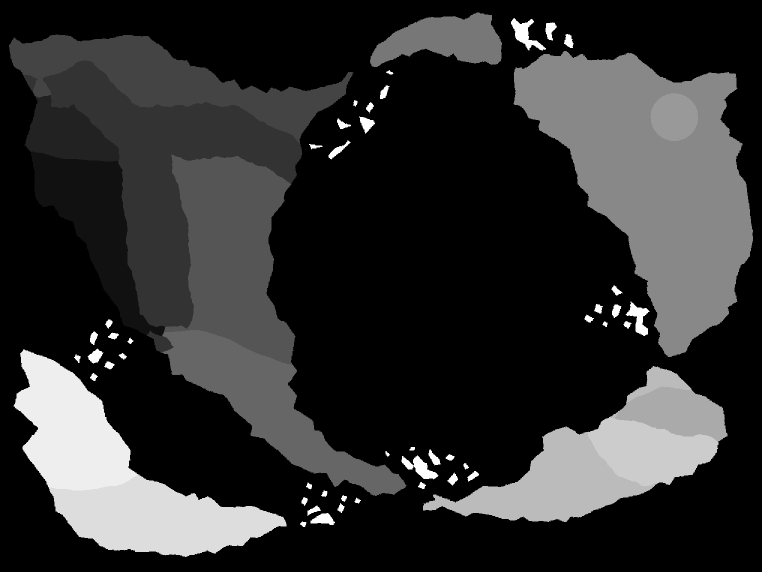
#> input picture Content/Data/WorldRegions.png, 1524 x 1143 px (shown at 1/2 size)
$ python -i texlib.py   (imports and definitions only)
#> lines starting #> are read from the running program, lines starting #| are printed output that depends on the picture; after the words box and inside, x2 and y2 are one past the last pixel; in counts of white or black regions, pixels touching at a corner belong together
"""Image helpers for the LA PLACE texture builder (numpy + Pillow only, no scipy / OpenCV).

Conventions used everywhere in Tools/textures:
- Images are float32 numpy arrays, shape (H, W) or (H, W, C), values 0..1. Colour is sRGB unless a name says `lin`.
- Row 0 is the top of the image; x runs right (U), y runs down (V as stored in the PNG / as Unreal samples it).
- Every filter that has a `periodic` flavour treats the image as a torus, so tiling textures stay seamless.
- Everything is deterministic: randomness always comes from an explicit numpy Generator.
"""
import numpy as np
from PIL import Image

# ----------------------------------------------------------------------------------------------- I/O


# [4 lines left out: function load, not called in this run]


def to_u8(a):
    return (np.clip(a, 0.0, 1.0) * 255.0 + 0.5).astype(np.uint8)


# [31 lines left out: functions save, resize, resize_periodic, not called in this run]


# ----------------------------------------------------------------------------------------------- colour


def srgb_to_lin(x):
    x = np.clip(x, 0.0, 1.0)
    return np.where(x <= 0.04045, x / 12.92, ((x + 0.055) / 1.055) ** 2.4).astype(np.float32)


def lin_to_srgb(x):
    x = np.clip(x, 0.0, 1.0)
    return np.where(x <= 0.0031308, x * 12.92, 1.055 * np.power(x, 1 / 2.4) - 0.055).astype(np.float32)


def luma(a):
    """Rec.709 weights (on whatever encoding `a` is in)."""
    return a[..., 0] * 0.2126 + a[..., 1] * 0.7152 + a[..., 2] * 0.0722


# [38 lines left out: functions rgb_to_hsv, saturate, match_mean_lin, contrast_lin, not called in this run]


# ----------------------------------------------------------------------------------------------- filters


def _gauss_rfft(shape, sigma):
    h, w = shape
    fy = np.fft.fftfreq(h)[:, None]
    fx = np.fft.rfftfreq(w)[None, :]
    return np.exp(-2.0 * (np.pi ** 2) * (sigma ** 2) * (fx * fx + fy * fy)).astype(np.float32)


def blur_periodic(a, sigma):
    if sigma <= 0:
        return a.copy()
    k = _gauss_rfft(a.shape[:2], sigma)
    if a.ndim == 2:
        return np.fft.irfft2(np.fft.rfft2(a) * k, s=a.shape).astype(np.float32)
    return np.stack([blur_periodic(a[..., c], sigma) for c in range(a.shape[2])], -1)


# [22 lines left out: functions blur, box_periodic, not called in this run]


def periodic_component(u):
    """Moisan (2011) periodic + smooth decomposition: returns the periodic component of u (per channel)."""
    if u.ndim == 3:
        return np.stack([periodic_component(u[..., c]) for c in range(u.shape[2])], -1)
    u = u.astype(np.float64)
    h, w = u.shape
    v = np.zeros_like(u)
    v[0, :] += u[-1, :] - u[0, :]
    v[-1, :] += u[0, :] - u[-1, :]
    v[:, 0] += u[:, -1] - u[:, 0]
    v[:, -1] += u[:, 0] - u[:, -1]
    q = np.arange(h)[:, None]
    r = np.arange(w)[None, :]
    den = 2 * np.cos(2 * np.pi * q / h) + 2 * np.cos(2 * np.pi * r / w) - 4
    den[0, 0] = 1.0
    s = np.fft.fft2(v) / den
    s[0, 0] = 0.0
    smooth = np.real(np.fft.ifft2(s))
    return (u - smooth).astype(np.float32)


# [78 lines left out: functions degrid, delight, flatten_lowfreq, replace_hue, not called in this run]


def highpass(a, sigma, periodic=True):
    bl = blur_periodic if periodic else blur
    return a - bl(a, sigma)


def normalize01(a, lo_pct=0.5, hi_pct=99.5):
    lo, hi = np.percentile(a, [lo_pct, hi_pct])
    return np.clip((a - lo) / max(hi - lo, 1e-6), 0.0, 1.0).astype(np.float32)


# [96 lines left out: functions seam_error, lowfreq_std, estimate_period, fbm_periodic, worley_periodic, not called in this run]


# ----------------------------------------------------------------------------------------------- quilting


def _min_cut_vertical(err, periodic=False):
    """err: (H, O) overlap error. Returns the x index per row of the minimal-error vertical path.
    periodic=True forces the path to end where it starts (so a cut across a wrap-around image stays continuous)."""
    h, o = err.shape

    def run(first):
        E = err.astype(np.float64).copy()
        E[0] = first
        back = np.zeros((h, o), np.int8)
        for y in range(1, h):
            prev = E[y - 1]
            left = np.concatenate([[np.inf], prev[:-1]])
            right = np.concatenate([prev[1:], [np.inf]])
            stack = np.stack([left, prev, right])
            k = np.argmin(stack, 0)
            E[y] += stack[k, np.arange(o)]
            back[y] = k - 1
        return E, back

    E, back = run(err[0].astype(np.float64))
    end = int(np.argmin(E[-1]))
    if periodic:
        first = np.full(o, np.inf)
        first[end] = float(err[0, end])
        E, back = run(first)
    path = np.zeros(h, np.int32)
    path[-1] = end
    for y in range(h - 1, 0, -1):
        path[y - 1] = path[y] + back[y, path[y]]
    return np.clip(path, 0, o - 1)


DIHEDRAL = [(0, False), (1, False), (2, False), (3, False), (0, True), (1, True), (2, True), (3, True)]
FLIPS_ONLY = [(0, False), (0, True), (2, False), (2, True)]      # keeps horizontal / vertical structure axes
HFLIP_ONLY = [(0, False), (0, True)]                             # keeps "up" (rows, strata lit from above)


# [130 lines left out: functions variants, quilt, not called in this run]


def _self_quilt_x(img, o, feather=1.5, margin=7):
    """Make the left/right wrap seamless by overlapping the image's two ends by o columns and joining them along the
    min-error vertical cut; the result is o columns narrower. The new wrap is a pair of natural neighbour columns,
    the cut stays `margin` px inside the strip, and it ends where it starts, so the top / bottom wrap (made
    seamless before) stays seamless too."""
    h, w = img.shape[:2]
    A = img[:, :o]
    B = img[:, w - o:]
    err = ((A - B) ** 2).sum(-1) if img.ndim == 3 else (A - B) ** 2
    err = err.astype(np.float64)
    pen = np.zeros(o)
    pen[:margin] = pen[-margin:] = 1e3 * (err.mean() + 1e-6)
    path = _min_cut_vertical(err + pen[None, :], periodic=True)
    m = (np.arange(o)[None, :] >= path[:, None]).astype(np.float32)   # 1 -> A (continues into the image body)
    if feather > 0:
        k = int(np.ceil(3 * feather))
        mp = np.pad(np.pad(m, ((k, k), (0, 0)), mode="wrap"), ((0, 0), (k, k)), mode="edge")
        m = blur_periodic(mp, feather)[k:k + h, k:k + o]
    if img.ndim == 3:
        m = m[..., None]
    joined = m * A + (1.0 - m) * B
    return np.concatenate([joined, img[:, o:w - o]], axis=1)


# [101 lines left out: functions _fit_axis, joint_profile, joint_period, find_joints, crop_to_joints, not called in this run]


def make_tileable(img, period_x=None, period_y=None, overlap=96, feather=1.5, min_ov=48, presmoothed=False,
                  y_done=False):
    """Seamless version of an almost-tileable image. The Moisan periodic component first removes the low-frequency
    mismatch between opposite borders (unless `presmoothed`); then each axis is closed by a min-cut self-overlap
    (lattice-aware for rows of tiles / courses / planks: the two overlapping strips are a whole number of periods
    apart). The final wrap pairs are natural neighbour pixels, so there is no seam and no smoothed line either.
    The result is a little smaller than the input; resize it afterwards.
    Returns (image, (repeats_x, repeats_y)) where repeats are None for non-lattice axes."""
    reps = [None, None]
    a = img if presmoothed else periodic_component(img)
    if not y_done:
        if period_y:
            a, oy = _fit_axis(a, 0, period_y, min_ov)
            reps[1] = int(round((a.shape[0] - oy) / period_y))
        else:
            oy = overlap
        a = np.swapaxes(_self_quilt_x(np.swapaxes(a, 0, 1), oy, feather), 0, 1)
    if period_x:
        a, ox = _fit_axis(a, 1, period_x, min_ov)
        reps[0] = int(round((a.shape[1] - ox) / period_x))
    else:
        ox = overlap
    a = _self_quilt_x(a, ox, feather)
    return a.astype(np.float32), tuple(reps)


# ----------------------------------------------------------------------------------------------- surface maps


# [53 lines left out: functions normal_from_height, ao_from_height, dilate_colour, not called in this run]

>>> import cv2
>>> picture = cv2.imread('../../Content/Data/WorldRegions.png', cv2.IMREAD_GRAYSCALE)
#> picture is the input picture: shape (1143, 1524); min 0, max 15, mean 2.77
>>> result = make_tileable(picture)
#> in periodic_component, `v[0, :] += u[-1, :] - u[0, :]`: v: shape (1143, 1524) float64; every value is 0
#> in periodic_component, `smooth = np.real(np.fft.ifft2(s))`: smooth: shape (1143, 1524) float64; every value is 0
#> after the loop in run, `for y in range(1, h):`:
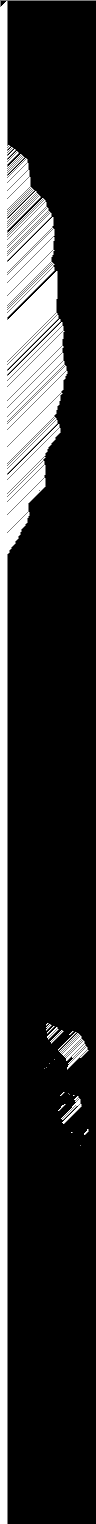
#> back: shape (1524, 96) int8; min -1, max 1, mean -0.633; drawn with min black and max white
#> in _min_cut_vertical, `end = int(np.argmin(E[-1]))`: end = 7
#> after the loop in _min_cut_vertical, `for y in range(h - 1, 0, -1):`: path = 1524 values, max 67 at index 370, min 7 at index 0, mean 17.74
#> in _self_quilt_x, `m = (np.arange(o)[None, :] >= path[:, None]).astype(np.float32)`:
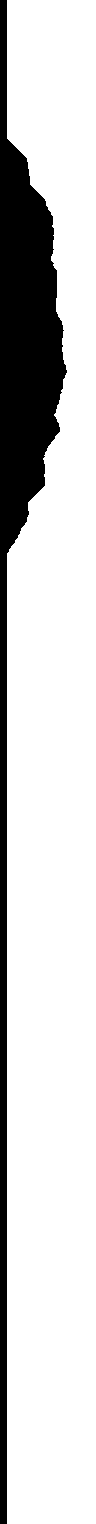
#> m: shape (1524, 96) float32; values 0 (black) and 1 (white), 81.5% white; 1 black region, box (x1, y1, x2, y2) and area: (0, 0, 67, 1524) 27031
#> in _self_quilt_x, `mp = np.pad(np.pad(m, ((k, k), (0, 0)), mode="wrap"), ((0, 0), (k, k))..`: mp: shape (1534, 106) float32; values 0 (black) and 1 (white), 78.6% white; 1 black region, box (x1, y1, x2, y2) and area: (0, 0, 72, 1534) 34771
#> call 2 of _self_quilt_x, with o = 96, feather = 1.5, margin = 7
#> after the loop in run (call 3), `for y in range(1, h):`:
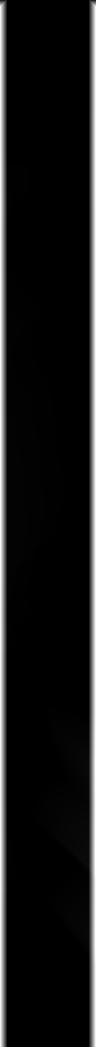
#> E: shape (1047, 96) float64; min 0, max 290234.9, mean 24148.1; drawn with min black and max white
#> after the loop in run (call 3), `for y in range(1, h):`:
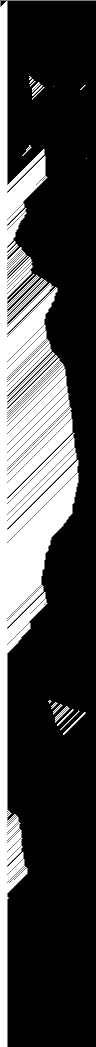
#> back: shape (1047, 96) int8; min -1, max 1, mean -0.449; drawn with min black and max white
#> in _self_quilt_x (call 2), `path = _min_cut_vertical(err + pen[None, :], periodic=True)`: path = 1047 values, max 78 at index 459, min 7 at index 0, mean 29.16
#> in _self_quilt_x (call 2), `m = (np.arange(o)[None, :] >= path[:, None]).astype(np.float32)`: m: shape (1047, 96) float32; values 0 (black) and 1 (white), 69.6% white; 1 black region, box (x1, y1, x2, y2) and area: (0, 0, 78, 1047) 30533
#> in _self_quilt_x (call 2), `mp = np.pad(np.pad(m, ((k, k), (0, 0)), mode="wrap"), ((0, 0), (k, k))..`: mp: shape (1057, 106) float32; values 0 (black) and 1 (white), 68% white; 1 black region, box (x1, y1, x2, y2) and area: (0, 0, 83, 1057) 35888
#> in _self_quilt_x (call 2), `m = blur_periodic(mp, feather)[k:k + h, k:k + o]`:
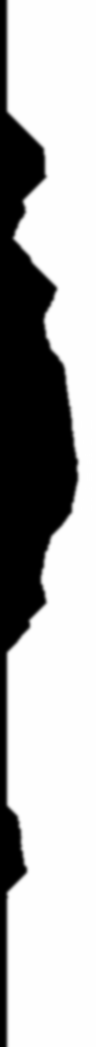
#> m: shape (1047, 96) float32; min -2.07e-07, max 1, mean 0.696; drawn with min black and max white
#> in _self_quilt_x (call 2), `joined = m * A + (1.0 - m) * B`:
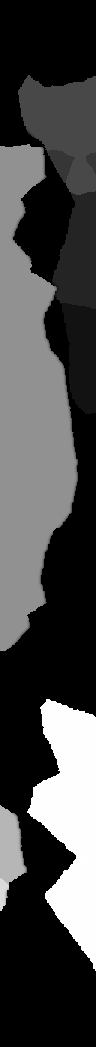
#> joined: shape (1047, 96) float32; min 0, max 14, mean 3.96; drawn with min black and max white
#> in _self_quilt_x (call 2), `return np.concatenate([joined, img[:, o:w - o]], axis=1)`:
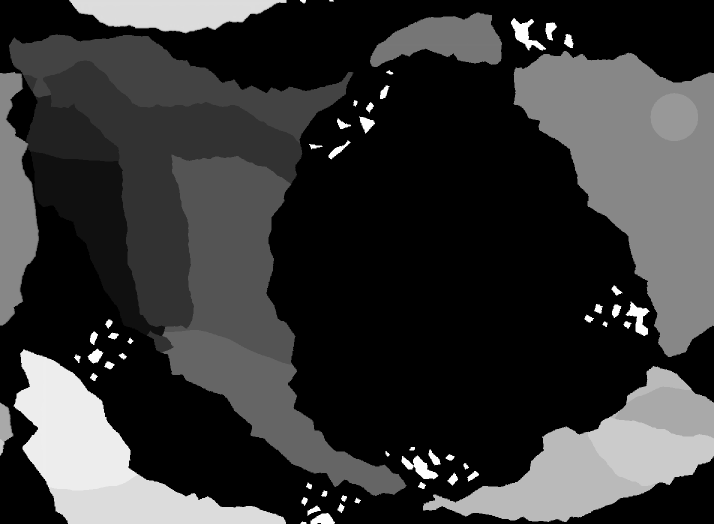
#> returned value: shape (1047, 1428) float32 (shown at 1/2 size); min 0, max 15, mean 3.23; drawn with min black and max white
